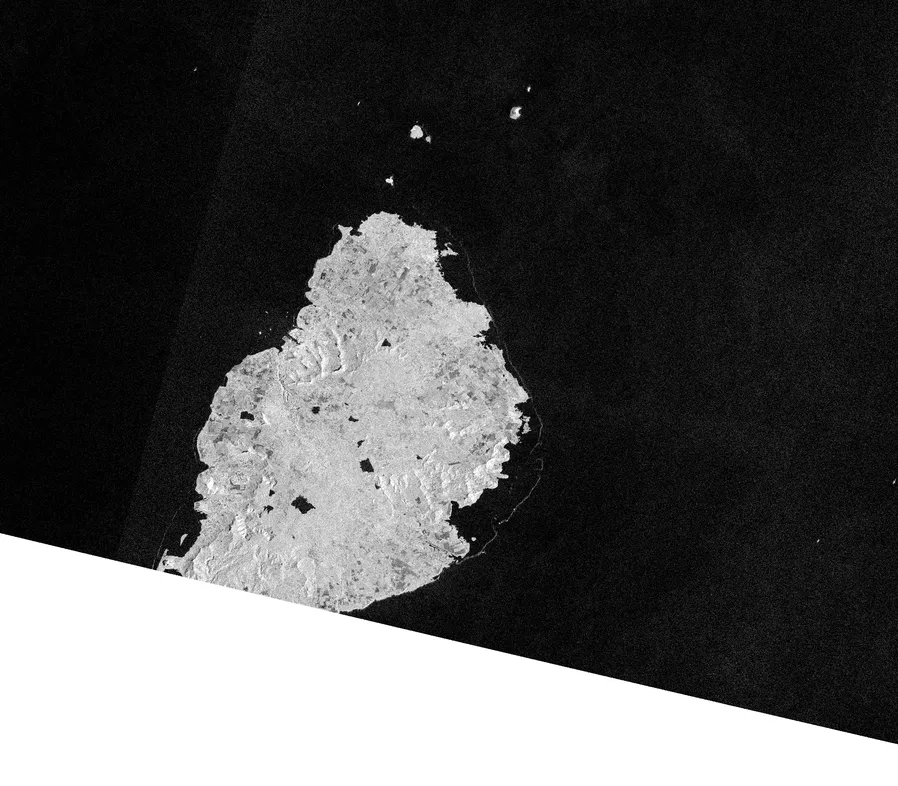
#> input picture ops_console/assets/sar_vh_display.webp, 898 x 786 px, shrunk from 2340 x 2048 before the run
$ python geo.py --mask ../../../ops_console/assets/sar_vh_display.webp --reference ../../../ops_console/assets/sar_vv_display.webp --out out.png
#> lines starting #> are read from the running program, lines starting #| are printed output that depends on the picture; after the words box and inside, x2 and y2 are one past the last pixel; in counts of white or black regions, pixels touching at a corner belong together
from __future__ import annotations
import argparse, json
from pathlib import Path
import cv2
import numpy as np
import rasterio
from rasterio.features import shapes
from shapely.geometry import shape, mapping


def mask_to_features(mask_path: str, reference_raster: str, min_pixels: int = 20):
#> called with min_pixels = 20
    mask = cv2.imread(mask_path, cv2.IMREAD_GRAYSCALE)
#> mask: shape (786, 898); min 0, max 255, mean 80.4
    if mask is None: raise ValueError(f"Could not read {mask_path}")
    binary = (mask > 127).astype(np.uint8)
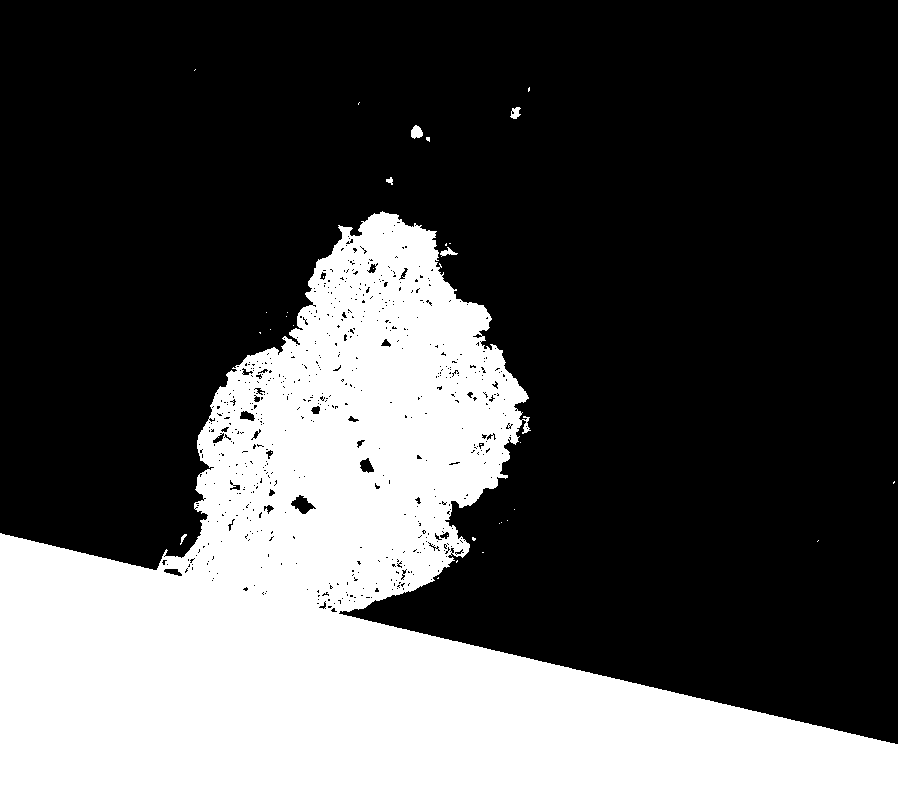
#> binary: shape (786, 898); values 0 (black) and 1 (white), 30.9% white; 34 white regions (28 under 20 px), largest, box (x1, y1, x2, y2) and area: (0, 211, 898, 786) 217334, (411, 125, 423, 139) 120, (510, 107, 521, 119) 84, (440, 247, 458, 257) 77, (386, 177, 393, 185) 33, (180, 534, 187, 545) 29
    with rasterio.open(reference_raster) as src:
        if (src.height, src.width) != binary.shape:
            raise ValueError(f"Mask shape {binary.shape} != raster shape {(src.height, src.width)}")
        feats = []
        for geom, value in shapes(binary, mask=binary.astype(bool), transform=src.transform):
            if value != 1: continue
            poly = shape(geom)
            if poly.area <= 0: continue
            feats.append({"type":"Feature","properties":{},"geometry":mapping(poly)})
        return {"type":"FeatureCollection","name":"oil_spill_prediction","crs":str(src.crs),"features":feats}


def main():
    ap = argparse.ArgumentParser()
    ap.add_argument("--mask", required=True)
    ap.add_argument("--reference", required=True, help="Original georeferenced GeoTIFF")
    ap.add_argument("--out", required=True)
    args = ap.parse_args()
    fc = mask_to_features(args.mask, args.reference)
    Path(args.out).write_text(json.dumps(fc, indent=2))
    print(f"wrote {args.out}; polygons={len(fc['features'])}")


if __name__ == "__main__":
    main()
#> (the call stopped at in mask_to_features, `with rasterio.open(reference_raster) as src:`: rasterio is not available in this run)
